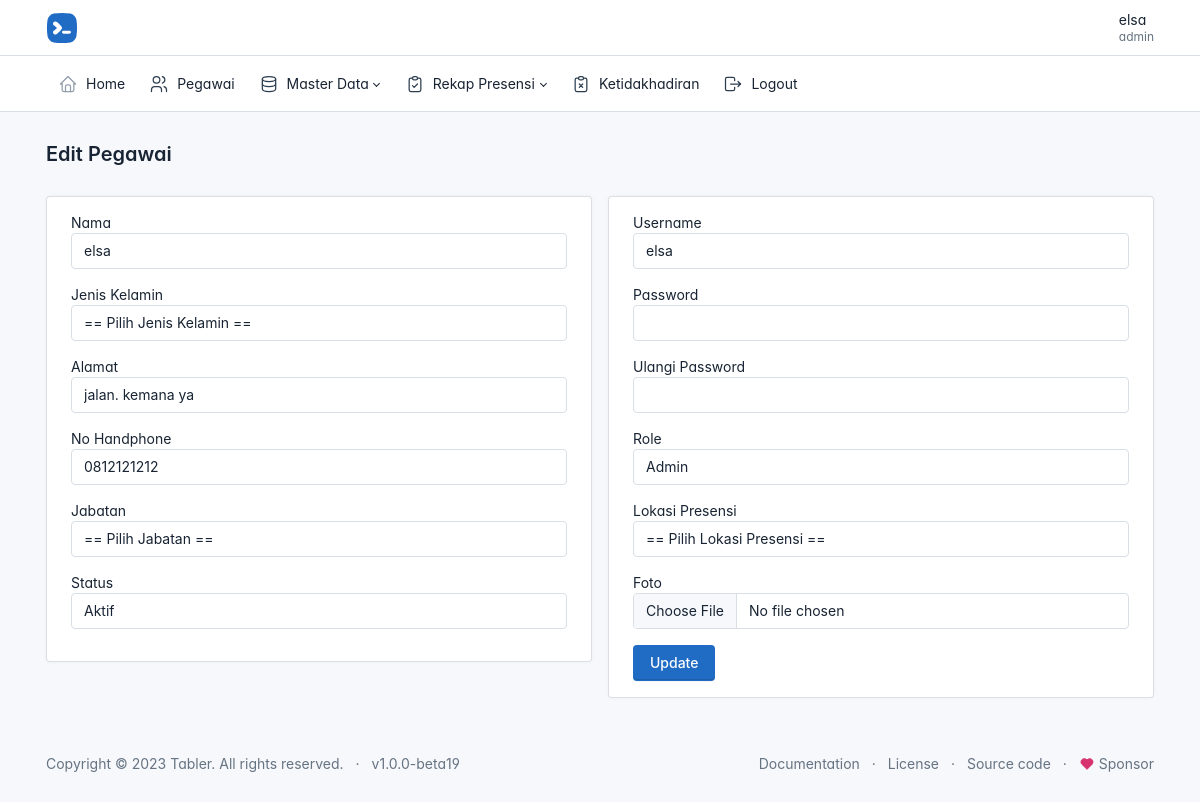
Screenshot of /admin/data_pegawai/edit.php?id=1 (signed in) with the database file from the repository.
### tables this page shows
CREATE TABLE `users` (
  `id` int(11) NOT NULL,
  `id_pegawai` int(11) NOT NULL,
  `username` varchar(255) NOT NULL,
  `password` varchar(255) NOT NULL,
  `status` varchar(20) NOT NULL,
  `role` varchar(20) NOT NULL
);

CREATE TABLE `pegawai` (
  `id` int(11) NOT NULL,
  `nip` varchar(50) NOT NULL,
  `nama` varchar(255) NOT NULL,
  `jenis_kelamin` varchar(50) NOT NULL,
  `alamat` varchar(225) NOT NULL,
  `no_handphone` varchar(20) NOT NULL,
  `jabatan` varchar(50) NOT NULL,
  `lokasi_presensi` varchar(225) NOT NULL,
  `foto` varchar(225) NOT NULL
);

### config.php (called while the page is built, shortened)
<?php
function base_url($url = null)
{
    $base_url = 'http://localhost/presensi';
    if ($url != null) {
        return $base_url . "/".$url;
    }
    return $base_url;
}

### admin/data_pegawai/edit.php (the view, shortened to what this page needs)
<?php
include('../../admin/layout/header.php');
require_once('../../config.php');
$id = isset($_GET['id']) ? $_GET['id'] : $_POST['id'];
$result = mysqli_query($connection, "SELECT users.id_pegawai, users.username, users.password, users.status, users.role, pegawai.* FROM users JOIN pegawai ON users.id_pegawai = pegawai.id WHERE pegawai.id = $id") or die(mysqli_error($connection));
while ($pegawai = mysqli_fetch_array($result)) {
    $nama = $pegawai['nama'];
    $alamat = $pegawai['alamat'];
    $no_handphone = $pegawai['no_handphone'];
    $username = $pegawai['username'];
    $role = $pegawai['role'];
    $status = $pegawai['status'];
}
?>
<div class="page-body">
    <div class="container-xl">
        <form action="<?= base_url('admin/data_pegawai/edit.php') ?>" method="POST" enctype="multipart/form-data">
            <div class="row">
                <div class="col-md-6">
                    <div class="card">
                        <div class="card-body">
                            <div class="mb-3">
                                <label for="">Nama</label>
                                <input type="text" class="form-control" name="nama" value="<?= $nama ?>">
                            </div>
                            <div class="mb-3">
                                <label for="">Jenis Kelamin</label>
                                <select name="jenis_kelamin" class="form-control">
                                    <option value="">== Pilih Jenis Kelamin ==</option>
                                </select>
                            </div>
                            <div class="mb-3">
                                <label for="">Alamat</label>
                                <input type="text" class="form-control" name="alamat" value="<?= $alamat ?>">
                            </div>
                            <div class="mb-3">
                                <label for="">No Handphone</label>
                                <input type="text" class="form-control" name="no_handphone" value="<?= $no_handphone ?>">
                            </div>
                            <div class="mb-3">
                                <label for="">Jabatan</label>
                                <select name="jabatan" class="form-control">
                                    <option value="">== Pilih Jabatan ==</option>
                                </select>
                            </div>
                            <div class="mb-3">
                                <label for="">Status</label>
                                <select name="status" class="form-control">
                                    <option <?php if ($status == 'Aktif') {
                                                echo 'selected';
                                            } ?> value="Aktif">Aktif</option>
                                </select>
                            </div>
                        </div>
                    </div>
                </div>
                <div class="col-md-6">
                    <div class="card">
                        <div class="card-body">
                            <div class="mb-3">
                                <label for="">Username</label>
                                <input type="text" class="form-control" name="username" value="<?= $username ?>">
                            </div>
                            <div class="mb-3">
                                <label for="">Password</label>
                                <input type="password" class="form-control" name="password">
                            </div>
                            <div class="mb-3">
                                <label for="">Ulangi Password</label>
                                <input type="password" class="form-control" name="ulangi_password">
                            </div>
                            <div class="mb-3">
                                <label for="">Role</label>
                                <select name="role" class="form-control">
                                    <option <?php if ($role == 'admin') {
                                                echo 'selected';
                                            } ?> value="admin">Admin</option>
                                </select>
                            </div>
                            <div class="mb-3">
                                <label for="">Lokasi Presensi</label>
                                <select name="lokasi_presensi" class="form-control">
                                    <option value="">== Pilih Lokasi Presensi ==</option>
                                </select>
                            </div>
                            <div class="mb-3">
                                <label for="">Foto</label>
                                <input type="file" class="form-control" name="foto_baru">
                            </div>
                            <button type="submit" class="btn btn-primary" name="edit">Update</button>
                        </div>
                    </div>
                </div>
            </div>
        </form>
    </div>
</div>
<?php include('../layout/footer.php'); ?>

### admin/layout/header.php (style rules this page uses)
:root { --tblr-font-sans-serif: 'Inter Var', -apple-system, BlinkMacSystemFont, San Francisco, Segoe UI, Roboto, Helvetica Neue, sans-serif; }
body { font-feature-settings: "cv03", "cv04", "cv11"; }

### rows the page displays
users: nama "elsa", alamat "jalan. kemana ya", no_handphone "0812121212", status "Aktif", username "elsa", role "Admin"

### other values shown
$_SESSION['nama'] "elsa"
$_SESSION['jabatan'] "admin"
$judul_halaman "Edit Pegawai"
